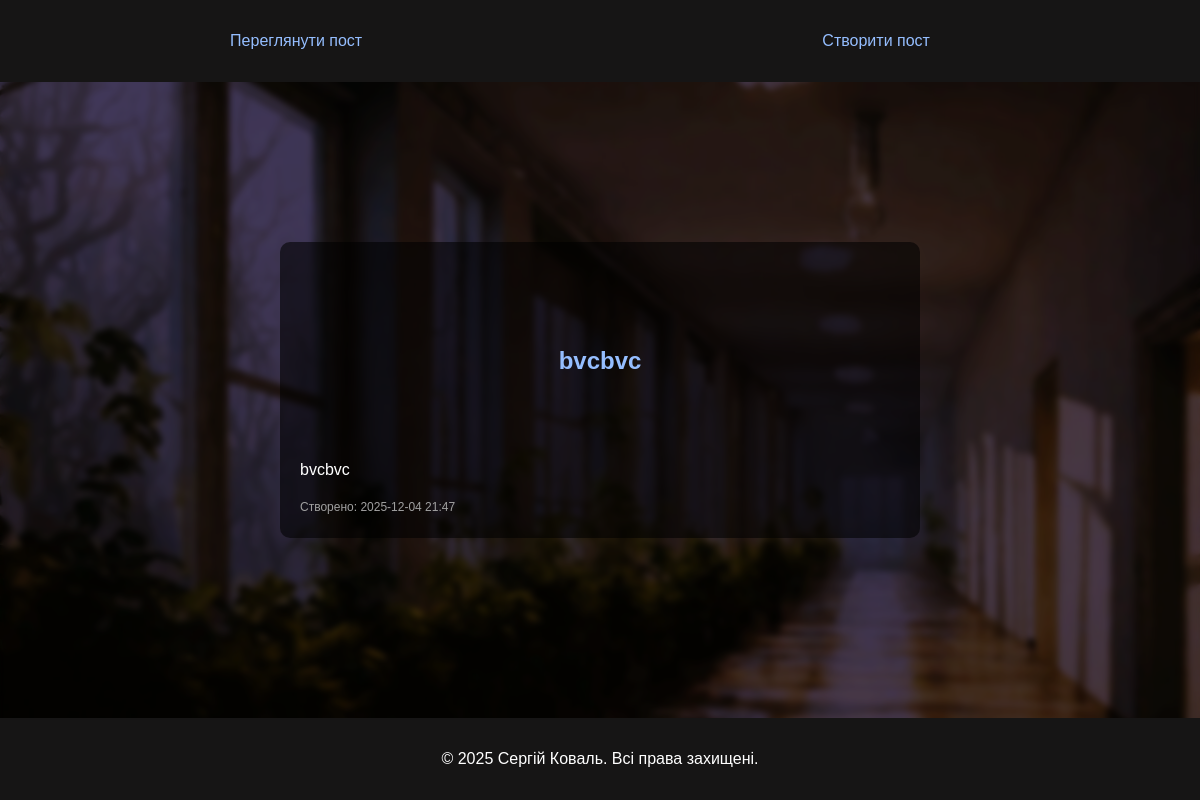
/post/1, run on the app's committed database.
### app/posts/models.py (models this page shows)
class Post(db.Model):
    __tablename__ = 'posts'
    id = db.Column(db.Integer, primary_key=True)
    title = db.Column(db.String(150), nullable=False)
    body = db.Column(db.Text, nullable=False)
    created_at = db.Column(db.DateTime, default=datetime.utcnow)
    category = db.Column(
        Enum('news', 'publication', 'tech',"life", 'other', name='category_enum'),
        nullable=False,
        default='other'
    )
    is_active = db.Column(db.Boolean, default=True)
    user_id:Mapped[int] = db.Column(db.ForeignKey('users.id'))
    user:Mapped["User"] = db.relationship("User", back_populates="posts")
    tags: Mapped[list["Tag"]] = relationship(secondary=post_tags, back_populates="posts")

### app/posts/views.py (the view)
@posts_bp.route('/post/<int:post_id>')
def show_post(post_id):
    post = Post.query.get_or_404(post_id)
    return render_template('detail_posts.html', post=post)

### app/posts/templates/posts/detail_posts.html
{% extends 'base.html' %}
{% block content %}
<div>
    <h2 class="post-title">{{ post.title }}</h2>
    <p class="post-body">{{ post.body }}</p>
    <div class="post-meta">
        <small>Створено: {{ post.created_at.strftime('%Y-%m-%d %H:%M') }}</small>
    </div>
</div>
{% endblock %}

### app/static/css/style.css (style rules this page uses)
body { font-family: Arial, sans-serif; line-height: 1.6; margin: 0; padding: 0; background: #f7f8fb; color: #fff; background-repeat: no-repeat; overflow-x: hidden; background-size: cover; background-position: center; background-attachment: fixed; }
.post-title { color: #95beff; margin-bottom: 5px; }
.post-body { color: #ffffff; }
.post-meta { display: flex; justify-content: space-between; color: #a0a0a0; font-size: 0.9rem; }
.post-title { color: #95beff; margin-bottom: 5px; padding:10% ; background-repeat: no-repeat; background-size: cover; background-position: center; background-attachment: fixed; text-align: center; border-radius: 10px; }

### data on the page
Post: title "bvcbvc", body "bvcbvc", created_at "2025-12-04 21:47"
